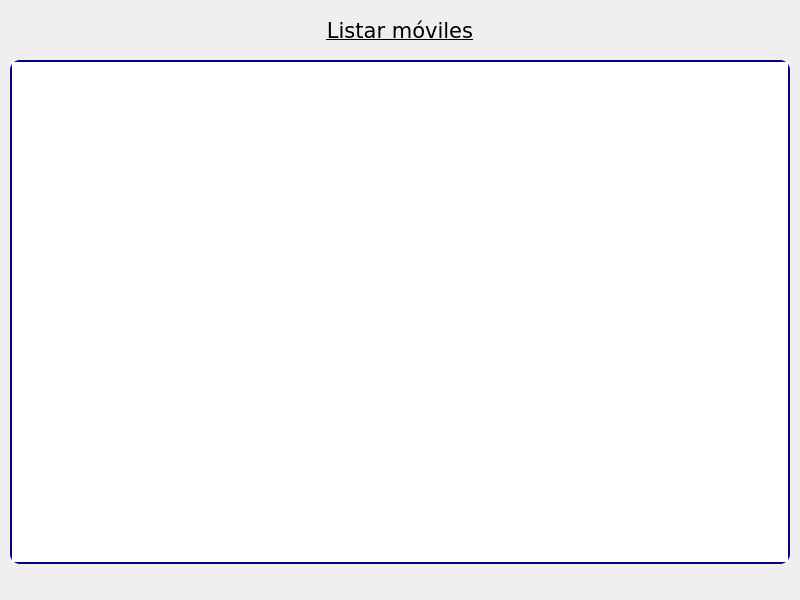
<?xml version="1.0" encoding="UTF-8"?>
<ui version="4.0">
 <class>window_list</class>
 <widget class="QMainWindow" name="window_list">
  <property name="geometry">
   <rect>
    <x>0</x>
    <y>0</y>
    <width>800</width>
    <height>600</height>
   </rect>
  </property>
  <property name="minimumSize">
   <size>
    <width>800</width>
    <height>600</height>
   </size>
  </property>
  <property name="maximumSize">
   <size>
    <width>800</width>
    <height>600</height>
   </size>
  </property>
  <property name="font">
   <font>
    <family>Verdana</family>
    <pointsize>10</pointsize>
   </font>
  </property>
  <property name="windowTitle">
   <string>Móviles</string>
  </property>
  <property name="windowIcon">
   <iconset>
    <normaloff>images/icons/icon_mobile_phone.png</normaloff>images/icons/icon_mobile_phone.png</iconset>
  </property>
  <property name="iconSize">
   <size>
    <width>32</width>
    <height>32</height>
   </size>
  </property>
  <widget class="QWidget" name="centralwidget">
   <widget class="QLabel" name="lbl_title">
    <property name="geometry">
     <rect>
      <x>200</x>
      <y>10</y>
      <width>400</width>
      <height>40</height>
     </rect>
    </property>
    <property name="sizePolicy">
     <sizepolicy hsizetype="Expanding" vsizetype="Fixed">
      <horstretch>0</horstretch>
      <verstretch>0</verstretch>
     </sizepolicy>
    </property>
    <property name="font">
     <font>
      <family>Verdana</family>
      <pointsize>16</pointsize>
      <underline>true</underline>
     </font>
    </property>
    <property name="text">
     <string>Listar móviles</string>
    </property>
    <property name="alignment">
     <set>Qt::AlignCenter</set>
    </property>
   </widget>
   <widget class="QTextEdit" name="txt_list">
    <property name="geometry">
     <rect>
      <x>10</x>
      <y>60</y>
      <width>780</width>
      <height>504</height>
     </rect>
    </property>
    <property name="font">
     <font>
      <family>Verdana</family>
      <pointsize>10</pointsize>
     </font>
    </property>
    <property name="styleSheet">
     <string notr="true">border-radius: 10px; border: 2px solid navy;</string>
    </property>
   </widget>
  </widget>
 </widget>
 <resources/>
 <connections/>
</ui>
